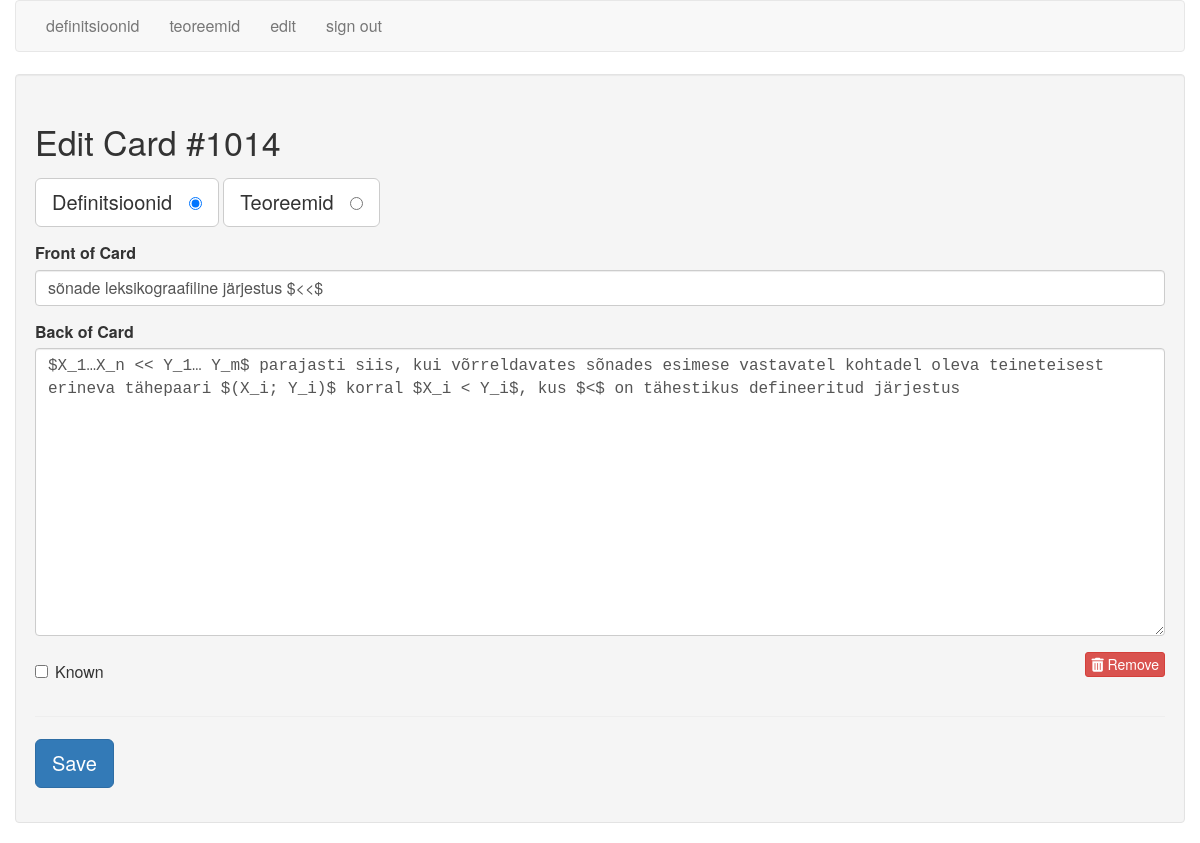
Page /edit/1014 (signed in) on the committed database.
### tables this page shows
CREATE TABLE cards (
  id integer primary key autoincrement,
  type tinyint not null, /* 1 for vocab, 2 for code */
  front text not null,
  back text not null,
  known boolean default 0
);

### flash_cards.py (the view)
@app.route('/edit/<card_id>')
def edit(card_id):
    if not session.get('logged_in'):
        return redirect(url_for('login'))
    db = get_db()
    query = '''
        SELECT id, type, front, back, known
        FROM cards
        WHERE id = ?
    '''
    cur = db.execute(query, [card_id])
    card = cur.fetchone()
    return render_template('edit.html', card=card)

### flash_cards.py (called while the page is built)
def connect_db():
    rv = sqlite3.connect(app.config['DATABASE'])
    rv.row_factory = sqlite3.Row
    return rv

def get_db():
    if not hasattr(g, 'sqlite_db'):
        g.sqlite_db = connect_db()
    return g.sqlite_db

### templates/edit.html (shortened to what this page needs)
{% extends "layout.html" %}
{% block body %}
    <div class="well">
        <h2>Edit Card #{{ card.id }}</h2>
        <form action="{{ url_for('edit_card') }}" method="post" class="cardForm">
            <div class="form-group">
                <label for="general" class="btn btn-default btn-lg">Definitsioonid &nbsp;
                    <input type="radio" name="type" value="1"
                           id="general" {{ "checked" if (card.type == 1) else "" }} />
                </label>
                <label for="code" class="btn btn-default btn-lg">Teoreemid &nbsp;
                    <input type="radio" name="type" value="2" id="code" {{ "checked" if (card.type == 2) else "" }} />
                </label>
            </div>
            <div class="form-group">
                <label for="front">Front of Card</label>
                <input type="text" name="front" id="front" class="form-control" value="{{ card.front|e }}">
            </div>
            <div class="form-group">
                <label for="back">Back of Card</label>
                <textarea name="back"
                          class="form-control"
                          id="back"
                          placeholder="back of card"
                          rows="12">{{ card.back|e }}</textarea>
            </div>
            <div class="row">
                <div class="col-xs-6">
                    <div class="checkbox">
                        <label>
                            <input type="checkbox" name="known"
                                   value="1" {{ "checked" if (card.known == 1) else "" }} /> Known
                        </label>
                    </div>
                </div>
                <div class="col-xs-6 text-right">
                    <a href="{{ url_for('delete', card_id=card.id) }}" class="btn btn-danger btn-xs">
                        <i class="fa fa-trash"></i>
                        Remove
                    </a>
                </div>
            </div>
            <hr/>
            <div class="form-group">
                <button type="submit" class="saveButton btn btn-lg btn-primary">Save</button>
            </div>
        </form>
    </div>
{% endblock %}

### static/style.css (style rules this page uses)
textarea { font-family: monospace; }

### rows in the picture
cards: id "1014", front "sõnade leksikograafiline järjestus $<<$", back "$X_1…X_n << Y_1… Y_m$ parajasti siis, kui võrreldavates sõnades esimese vastavatel kohtadel oleva teineteisest erineva tähepaari $(X_i; Y_i)$ korral $X_i < Y_i$, kus $<$ on tähestikus defineeritud järjestus"
